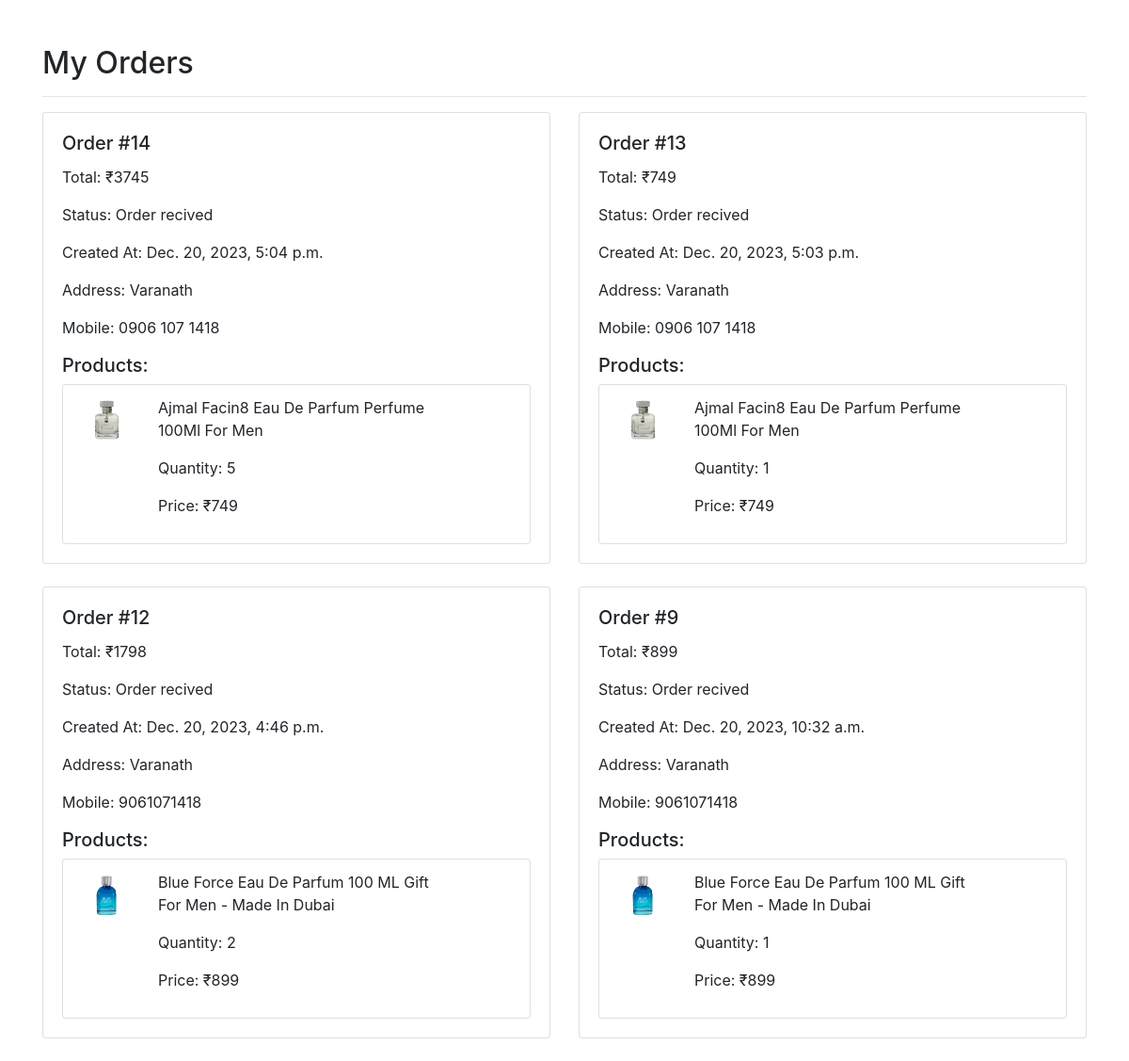
The page /my-orders (signed in) on the database its author committed.
### p_app/models.py (models this page shows, shortened)
class Orders(models.Model):
    cart = models.ForeignKey(cart, on_delete=models.CASCADE)
    customer = models.ForeignKey(UserDetails, on_delete=models.SET_NULL, null=True, blank=True)
    total = models.PositiveIntegerField()
    order_status = models.CharField(max_length=50, choices=ORDER_STATUS)
    created_at = models.DateTimeField(auto_now_add=True)
    address = models.CharField(max_length=100,default="ssss")
    mobile  =models.CharField(max_length=50, default="45678")

class CartProduct(models.Model):
    cart = models.ForeignKey(cart, on_delete=models.CASCADE)
    product = models.ForeignKey(Perfume, on_delete=models.CASCADE)
    rate = models.PositiveIntegerField()
    quantity = models.PositiveIntegerField()
    subtotal = models.PositiveIntegerField()

class Perfume(models.Model):
    p_id = models.AutoField(primary_key=True)
    p_name = models.CharField(max_length=50)
    p_desc = models.TextField()
    p_fragrance = models.CharField(max_length=50)
    p_quantity = models.PositiveIntegerField()
    p_price = models.DecimalField(max_digits=10, decimal_places=2)
    p_image = models.ImageField(upload_to='uploads')

### p_app/views.py (the view)
# urls.py: path('my-orders',my_orders,name='my-orders')
def my_orders(request):
    user_id = request.session['user_id']
    up = UserDetails.objects.get(id=int(user_id))
    user_orders = Orders.objects.filter(customer=up).order_by('-created_at')
    return render(request, 'my_orders.html', {'user_orders': user_orders})

### templates/my_orders.html (shortened to what this page needs)
<!DOCTYPE html>
<html lang="en">
<head>
    <link rel="stylesheet" href="https://stackpath.bootstrapcdn.com/bootstrap/4.5.2/css/bootstrap.min.css">
</head>
<body>
<div class="container mt-5">
    <h2>My Orders</h2>
    <hr>
    {% if user_orders %}
        <div class="row">
            {% for order in user_orders %}
                <div class="col-md-6">
                    <div class="card mb-4">
                        <div class="card-body">
                            <h5 class="card-title">Order #{{ order.id }}</h5>
                            <p class="card-text">Total: ₹{{ order.total }}</p>
                            <p class="card-text">Status: {{ order.order_status }}</p>
                            <p class="card-text">Created At: {{ order.created_at }}</p>
                            <p class="card-text">Address: {{ order.address }}</p>
                            <p class="card-text">Mobile: {{ order.mobile }}</p>
<h5 class="mt-3">Products:</h5>
<ul class="list-group">
    {% for cart_product in order.cart.cartproduct_set.all %}
        <li class="list-group-item">
            <div class="row">
                <div class="col-md-2">
                    <img src="{{ cart_product.product.p_image.url }}" alt="{{ cart_product.product.p_name }}" class="img-fluid">
                </div>
                <div class="col-md-8">
                    <p>{{ cart_product.product.p_name }}</p>
                    <p>Quantity: {{ cart_product.quantity }}</p>
                    <p>Price: ₹{{ cart_product.rate }}</p>
                </div>
            </div>
        </li>
    {% endfor %}
</ul>
                        </div>
                    </div>
                </div>
            {% endfor %}
        </div>
    {% else %}
        <p>No orders found.</p>
    {% endif %}
</div>
</body>
</html>

### rows shown on the page
Orders: id "14", total "3745", order_status "Order recived", created_at "Dec. 20, 2023, 5:04 p.m.", address "Varanath", mobile "0906 107 1418"
CartProduct: product.p_image (picture), product.p_name "Ajmal Facin8 Eau De Parfum Perfume 100Ml For Men", quantity "5", rate "749"
Orders: id "13", total "749", order_status "Order recived", created_at "Dec. 20, 2023, 5:03 p.m.", address "Varanath", mobile "0906 107 1418"
CartProduct: product.p_image (picture), product.p_name "Ajmal Facin8 Eau De Parfum Perfume 100Ml For Men", quantity "1", rate "749"
Orders: id "12", total "1798", order_status "Order recived", created_at "Dec. 20, 2023, 4:46 p.m.", address "Varanath", mobile "9061071418"
CartProduct: product.p_image (picture), product.p_name "Blue Force Eau De Parfum 100 ML Gift For Men - Made In Dubai", quantity "2", rate "899"
Orders: id "9", total "899", order_status "Order recived", created_at "Dec. 20, 2023, 10:32 a.m.", address "Varanath", mobile "9061071418"
CartProduct: product.p_image (picture), product.p_name "Blue Force Eau De Parfum 100 ML Gift For Men - Made In Dubai", quantity "1", rate "899"
